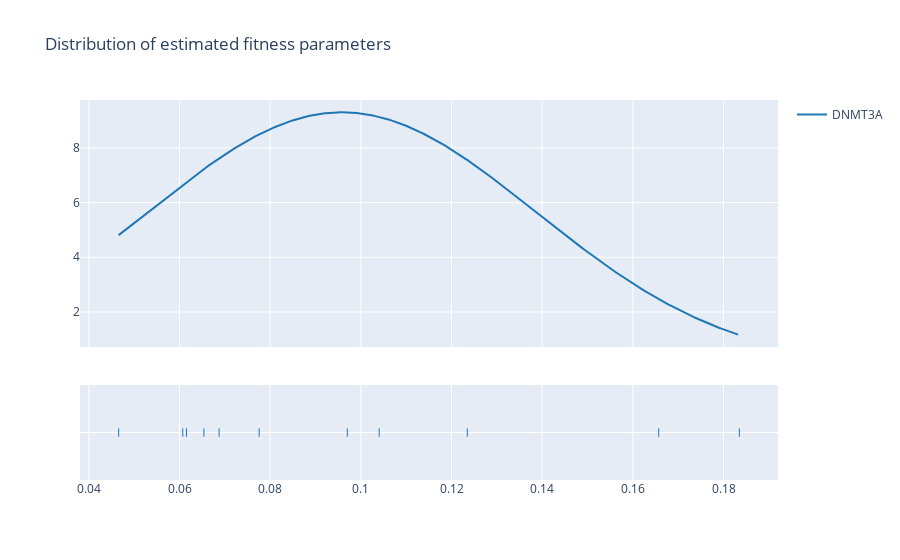

Notebook code for this chart:
### Markdown cell above
## Fitness parameter estimates
We can now access fitness parameter estimates as an attribute **model.fitness** and we have implemented a method to plot is distribution, **model.fitness_plot()**.

### Code cell
print('Mean of fitness parameters:', np.mean(DNMT3A.fitness))
DNMT3A.fitness_plot()

### Figure 1 — Plotly figure (JSON) as saved in the notebook; plotly's stock layout.template omitted (floating-point values rounded to 4 significant figures; data arrays with more than 128 entries replaced by an {"elided": "..."} marker saying what was removed)
{"data": [{"legendgroup": "DNMT3A", "marker": {"color": "rgb(31, 119, 180)"}, "mode": "lines", "name": "DNMT3A", "showlegend": true, "type": "scatter", "x": {"elided": "500 float values"}, "xaxis": "x", "y": {"elided": "500 float values"}, "yaxis": "y"}, {"legendgroup": "DNMT3A", "marker": {"color": "rgb(31, 119, 180)", "symbol": "line-ns-open"}, "mode": "markers", "name": "DNMT3A", "showlegend": false, "type": "scatter", "x": [0.07756, 0.06071, 0.1657, 0.09701, 0.06153, 0.1835, 0.1235, 0.04657, 0.104, 0.06537, 0.06873], "xaxis": "x", "y": ["DNMT3A", "DNMT3A", "DNMT3A", "DNMT3A", "DNMT3A", "DNMT3A", "DNMT3A", "DNMT3A", "DNMT3A", "DNMT3A", "DNMT3A"], "yaxis": "y2"}], "layout": {"barmode": "overlay", "hovermode": "closest", "legend": {"traceorder": "reversed"}, "title": {"text": "Distribution of estimated fitness parameters"}, "xaxis": {"anchor": "y2", "domain": [0, 1], "zeroline": false}, "yaxis": {"anchor": "free", "domain": [0.35, 1], "position": 0}, "yaxis2": {"anchor": "x", "domain": [0, 0.25], "dtick": 1, "showticklabels": false}}}
